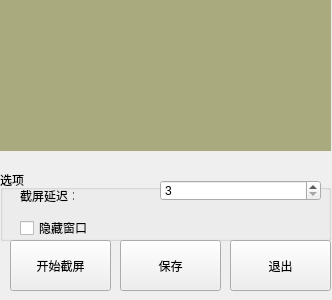
<?xml version="1.0" encoding="UTF-8"?>
<ui version="4.0">
 <class>ScreenCut</class>
 <widget class="QWidget" name="ScreenCut">
  <property name="geometry">
   <rect>
    <x>0</x>
    <y>0</y>
    <width>332</width>
    <height>300</height>
   </rect>
  </property>
  <property name="windowTitle">
   <string>ScreenCut</string>
  </property>
  <widget class="QLabel" name="screenshotLabel">
   <property name="geometry">
    <rect>
     <x>0</x>
     <y>0</y>
     <width>331</width>
     <height>151</height>
    </rect>
   </property>
   <property name="styleSheet">
    <string notr="true">background-color: rgb(170, 170, 127);</string>
   </property>
   <property name="text">
    <string/>
   </property>
  </widget>
  <widget class="QGroupBox" name="groupBox">
   <property name="geometry">
    <rect>
     <x>0</x>
     <y>170</y>
     <width>331</width>
     <height>71</height>
    </rect>
   </property>
   <property name="title">
    <string>选项</string>
   </property>
   <widget class="QLabel" name="label">
    <property name="geometry">
     <rect>
      <x>20</x>
      <y>20</y>
      <width>54</width>
      <height>12</height>
     </rect>
    </property>
    <property name="text">
     <string>截屏延迟：</string>
    </property>
   </widget>
   <widget class="QSpinBox" name="delaySpinBox">
    <property name="geometry">
     <rect>
      <x>160</x>
      <y>10</y>
      <width>161</width>
      <height>21</height>
     </rect>
    </property>
    <property name="minimum">
     <number>3</number>
    </property>
   </widget>
   <widget class="QCheckBox" name="hideThisWindowCheckBox">
    <property name="geometry">
     <rect>
      <x>20</x>
      <y>50</y>
      <width>71</width>
      <height>16</height>
     </rect>
    </property>
    <property name="text">
     <string>隐藏窗口</string>
    </property>
   </widget>
  </widget>
  <widget class="QPushButton" name="newScreenshotButton">
   <property name="geometry">
    <rect>
     <x>10</x>
     <y>240</y>
     <width>101</width>
     <height>51</height>
    </rect>
   </property>
   <property name="text">
    <string>开始截屏</string>
   </property>
  </widget>
  <widget class="QPushButton" name="saveScreenshotButton">
   <property name="geometry">
    <rect>
     <x>120</x>
     <y>240</y>
     <width>101</width>
     <height>51</height>
    </rect>
   </property>
   <property name="text">
    <string>保存</string>
   </property>
  </widget>
  <widget class="QPushButton" name="quitScreenshotButton">
   <property name="geometry">
    <rect>
     <x>230</x>
     <y>240</y>
     <width>101</width>
     <height>51</height>
    </rect>
   </property>
   <property name="text">
    <string>退出</string>
   </property>
  </widget>
 </widget>
 <layoutdefault spacing="6" margin="11"/>
 <resources/>
 <connections/>
</ui>
